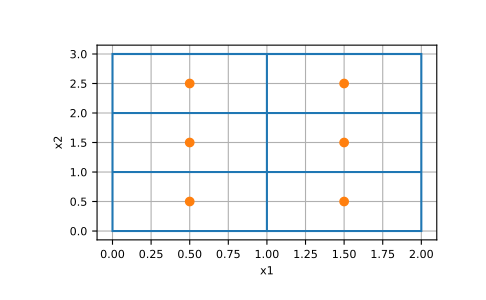

This chart was generated by the following Python code:
import discretize
import numpy as np
import matplotlib.pyplot as plt
mesh = discretize.TensorMesh([np.ones(n) for n in [2,3]])
mesh.plot_grid(centers=True, show_it=True)
print(mesh.n_cells)
